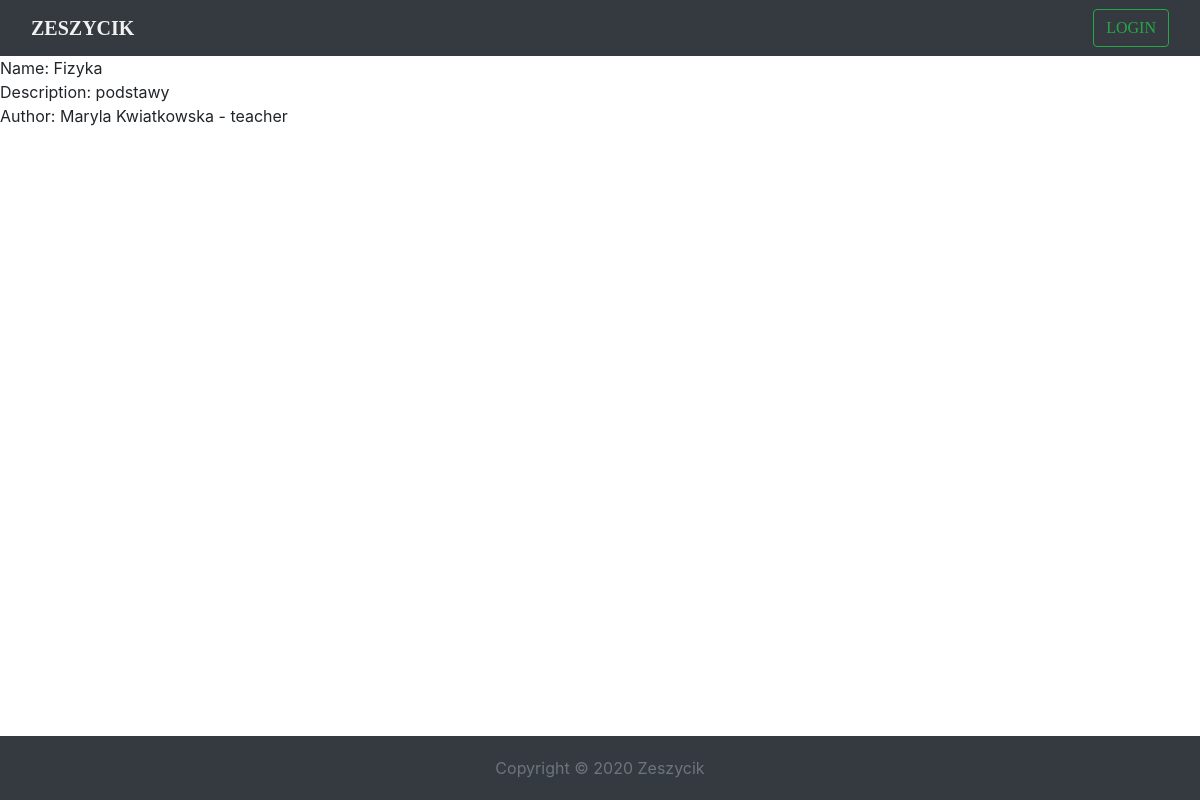
The app's page /lesson/detail/2 with its own data.
### school/models.py (models this page shows, shortened)
class Lesson(models.Model):
    name = models.CharField(max_length=150, unique=True, blank=False)
    description = models.CharField(max_length=250)
    teacher = models.ForeignKey(SchoolUser, on_delete=models.SET_NULL, null=True, blank=True, related_name='teacher')
    date = models.DateTimeField(default=timezone.now)
    data = models.FileField(blank=True, null=True)
    students = models.ManyToManyField(SchoolUser, null=True, blank=True, related_name='students')

class SchoolUser(models.Model):
    USERS_KIND = [
        ('administrator', 'Dyrektor'),
        ('teacher', 'Nauczyciel'),
        ('student', 'Uczeń')
    ]
    user = models.OneToOneField(User, on_delete=models.CASCADE, null=True, blank=True)
    permissions = models.CharField(choices=USERS_KIND, max_length=15)
    grades = models.CharField(max_length=150, default='')
    def __str__(self):
        return f'{self.user.first_name} {self.user.last_name} - {self.permissions}'

### school/views.py (the view)
# urls.py: path('lesson/detail/<pk>', LessonsDetailView.as_view(), name='lesson_detail'),
class LessonsDetailView(DetailView):
    template_name = 'lessons_detail.html'
    model = Lesson
    context_object_name = 'lesson'

### school/templates/lessons_detail.html
{% extends 'index.html' %}
{% load static %}
{% block content %}
    Name: {{ lesson.name }}<br>
    Description: {{ lesson.description }}<br>
    Author: {{ lesson.teacher }}<br>
{% endblock content %}

### static/css/index.css (style rules this page uses)
body { margin-top: 70px; background-attachment: fixed; background-size: 100%; font-size: 16px; }

### records on screen
Lesson: name "Fizyka", description "podstawy", teacher "Maryla Kwiatkowska - teacher"
